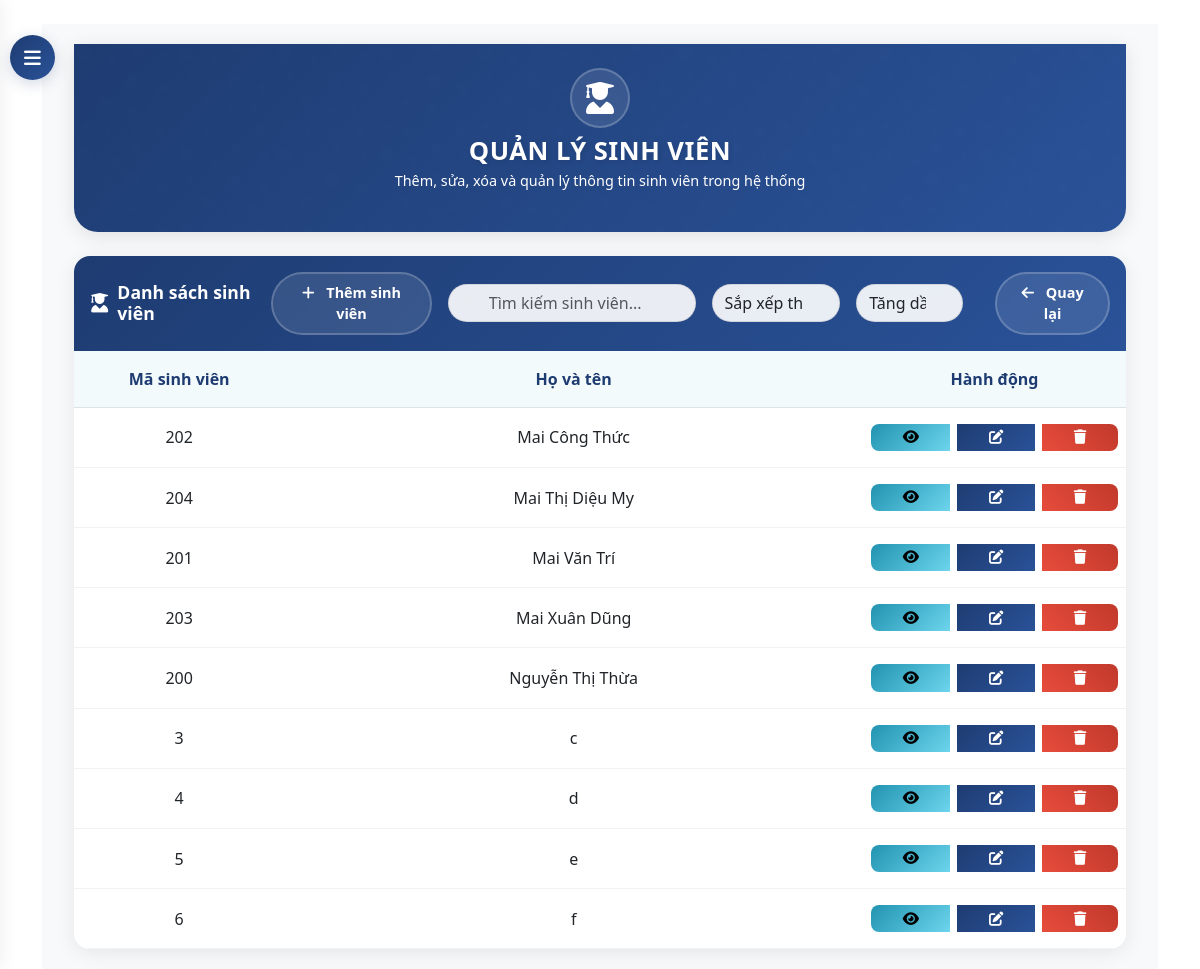
The app's page /dashboard/students/ (signed in) with its own data.
### core/models.py (models this page shows, shortened)
class Student(models.Model):
    student_id = models.CharField(max_length=20, unique=True)
    name = models.CharField(max_length=100)
    classroom = models.ForeignKey(ClassRoom, on_delete=models.CASCADE, null=True, blank=True)
    phone = models.CharField(max_length=15, blank=True, null=True)
    user = models.OneToOneField(User, on_delete=models.SET_NULL, null=True, blank=True)

### core/views.py (the view)
# urls.py: path('dashboard/students/', views.student_list, name='student_list'),
@login_required
@user_passes_test(is_admin)
def student_list(request):
    classrooms = ClassRoom.objects.all().order_by('name')
    classroom_id = request.GET.get('classroom')
    search_query = request.GET.get('search', '').strip()
    sort_by = request.GET.get('sort', 'name')  # Default sort by name
    sort_direction = request.GET.get('direction', 'asc')  # Default ascending
    students = Student.objects.select_related('classroom').all()
    if classroom_id:
        students = students.filter(classroom_id=classroom_id)
    if search_query:
        students = students.filter(
            Q(student_id__icontains=search_query) |
            Q(name__icontains=search_query)
        )
    if sort_by == 'student_id':
        order_by = 'student_id'
    elif sort_by == 'name':
        order_by = 'name'
    elif sort_by == 'classroom':
        order_by = 'classroom__name'
    else:
        order_by = 'name'
    if sort_direction == 'desc':
        order_by = f'-{order_by}'
    students = students.order_by(order_by)
    context = {
        'students': students,
        'classrooms': classrooms,
        'search_query': search_query,
        'current_sort': sort_by,
        'current_direction': sort_direction,
        'classroom_id': classroom_id
    }
    return render(request, 'core/admin/student_list.html', context)

### core/views.py (called while the page is built)
def is_admin(user):
    return user.is_superuser

### templates/core/admin/student_list.html (shortened to what this page needs)
{% extends 'base.html' %}
{% block content %}
<button id="sidebarCollapse">
    <i class="fas fa-bars"></i>
</button>
<div id="content">
    <div class="container-fluid">
        <div class="hero-section">
            <div class="container">
                <div class="row justify-content-center text-center">
                    <div class="col-md-8">
                        <div class="hero-icon">
                            <i class="fas fa-user-graduate"></i>
                        </div>
                        <h1 class="hero-title">QUẢN LÝ SINH VIÊN</h1>
                        <p class="hero-subtitle">Thêm, sửa, xóa và quản lý thông tin sinh viên trong hệ thống</p>
                    </div>
                </div>
            </div>
        </div>
        <div class="student-card">
            <div class="card-header d-flex justify-content-between align-items-center">
                <h4 class="mb-0">
                    <i class="fas fa-user-graduate"></i>
                    Danh sách sinh viên
                </h4>
                <div class="d-flex gap-3">
                    <a href="{% url 'student_create' %}" class="btn btn-add">
                        <i class="fas fa-plus"></i>
                        Thêm sinh viên
                    </a>
                    <form method="get" class="d-flex gap-3 align-items-center">
                        <div class="search-box">
                            <input type="text" name="search" class="form-control" placeholder="Tìm kiếm sinh viên..." value="{{ search_query }}">
                        </div>
                        <div class="filter-box">
                            <select name="sort_by" class="form-select" onchange="updateSort(this)">
                                <option value="">Sắp xếp theo</option>
                            </select>
                        </div>
                        <div class="filter-box">
                            <select name="sort_direction" class="form-select" onchange="updateSort(this)">
                                <option value="asc" {% if sort_direction == 'asc' %}selected{% endif %}>Tăng dần</option>
                            </select>
                        </div>
                        <a href="{% url 'admin_dashboard' %}" class="btn btn-back">
                            <i class="fas fa-arrow-left"></i>
                            Quay lại
                        </a>
                    </form>
                </div>
            </div>
            <div class="card-body">
                {% if students %}
                <div class="table-container">
                    <div class="table-responsive">
                        <table class="table">
                            <thead>
                                <tr>
                                    <th>Mã sinh viên</th>
                                    <th>Họ và tên</th>
                                    <th>Hành động</th>
                                </tr>
                            </thead>
                            <tbody>
                                {% for student in students %}
                                <tr>
                                    <td>{{ student.student_id }}</td>
                                    <td>{{ student.name }}</td>
                                    <td>
                                        <div class="btn-group">
                                            <a href="{% url 'student_detail' student.id %}" class="btn btn-info btn-sm" title="Xem chi tiết">
                                                <i class="fas fa-eye"></i>
                                            </a>
                                            <a href="{% url 'student_edit' student.id %}" class="btn btn-primary btn-sm" title="Chỉnh sửa">
                                                <i class="fas fa-edit"></i>
                                            </a>
                                            <a href="{% url 'student_delete' student.id %}" class="btn btn-danger btn-sm" title="Xóa" onclick="return confirm('Bạn có chắc chắn muốn xóa sinh viên này không?');">
                                                <i class="fas fa-trash"></i>
                                            </a>
                                        </div>
                                    </td>
                                </tr>
                                {% endfor %}
                            </tbody>
                        </table>
                    </div>
                </div>
                {% else %}
                <div class="alert alert-info text-center">
                    <i class="fas fa-info-circle me-2"></i> Chưa có sinh viên nào trong hệ thống.
                </div>
                {% endif %}
            </div>
        </div>
    </div>
</div>
{% endblock %}

### templates/base.html (style rules this page uses)
:root { --navbar-bg: #0d47a1; --navbar-hover: rgba(255, 255, 255, 0.1); }

### records on screen
Student: student_id "202", name "Mai Công Thức"
Student: student_id "204", name "Mai Thị Diệu My"
Student: student_id "201", name "Mai Văn Trí"
Student: student_id "203", name "Mai Xuân Dũng"
Student: student_id "200", name "Nguyễn Thị Thừa"
Student: student_id "3", name "c"
Student: student_id "4", name "d"
Student: student_id "5", name "e"
Student: student_id "6", name "f"
